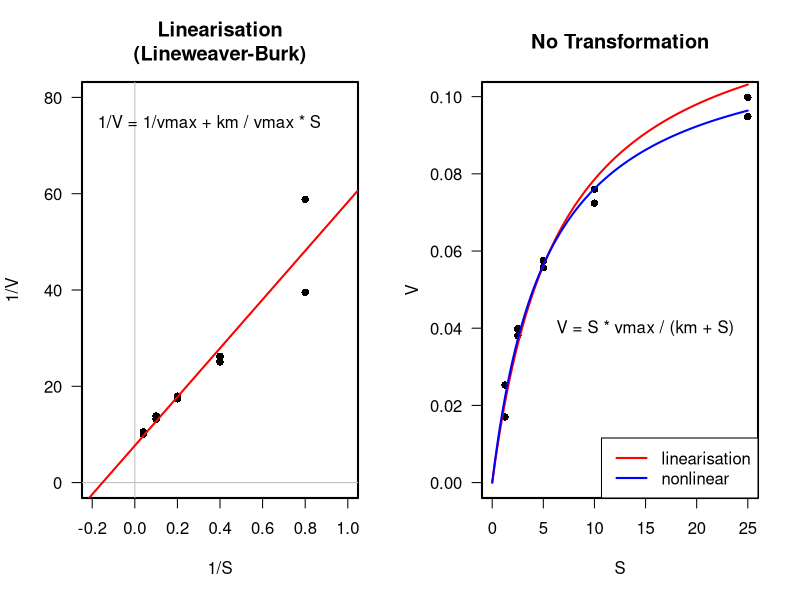
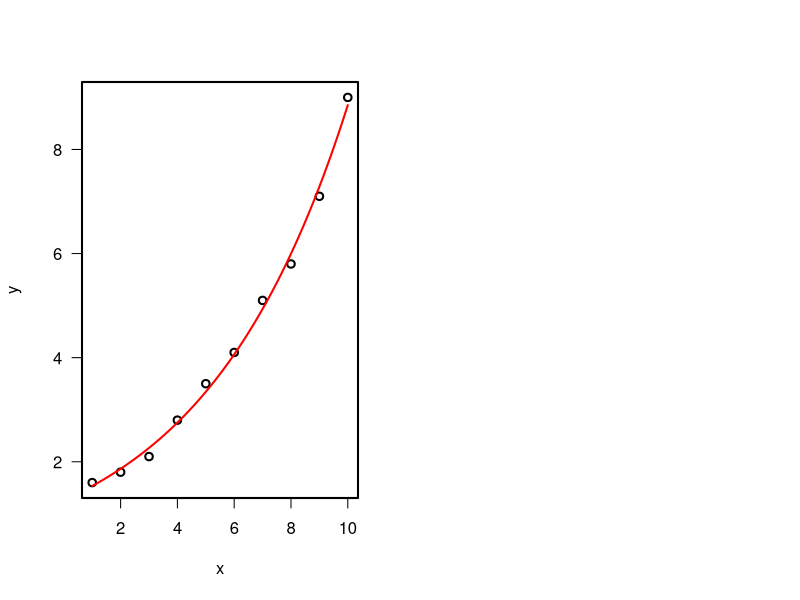

Reproduce these figures in R, in order.
## ---- chunk 1
S <-c(25, 25, 10, 10, 5, 5, 2.5, 2.5, 1.25, 1.25)
V <-c(0.0998, 0.0948, 0.076, 0.0724, 0.0557, 
      0.0575, 0.0399, 0.0381, 0.017, 0.0253)
model_fit<-nls(V ~ SSmicmen(S, Vm, K))

par(mfrow=c(1,2), las=1, lwd=2)
## Lineweaver-Burk
x <- 1/S; y <- 1/V

plot(x, y, xlab="1/S", ylab="1/V", xlim=c(-0.2,1), ylim=c(0, 80), pch=16,
  main="Linearisation\n(Lineweaver-Burk)")
abline(h=0, lwd=1, col="grey")
abline(v=0, lwd=1, col="grey")
m <- lm(y ~ x)
abline(m, col = "red")
Vm_l <- 1/coef(m)[1]
Km_l <- coef(m)[2] * Vm_l
#legend("topleft", c("vmax = 1/intercept", "km = slope * vmax"), 
#        box.lwd=1, bg="white")
text(0.35, 75, "1/V = 1/vmax + km / vmax * S")

## retransformed, both together
plot(S, V, xlim = c(0, max(S)),ylim=c(0, max(V)), pch=16, main="No Transformation")
x1 <-seq(0, 25, length=100)
lines(x1, Vm_l * x1 / (Km_l + x1), col="red")
lines(x1, predict(model_fit, data.frame(S=x1)), col="blue")
legend("bottomright", legend=c("linearisation", "nonlinear"), 
       box.lwd=1, lwd=2, col=c("red", "blue"))
text(15, 0.04, "V = S * vmax / (km + S)")
## ---- chunk 2
# example data
x <- 1:10
y <- c(1.6, 1.8, 2.1, 2.8, 3.5, 
       4.1, 5.1, 5.8, 7.1, 9.0)

# initial parameters for the optimizer
pstart <- c(a = 1, b = 1)

# nonlinear least squares
fit <- nls(y ~ a * exp(b * x), start = pstart)
summary(fit)
## ---- chunk 3

# additional x-values to get a smooth curve
x1 <- seq(1, 10, 0.1)
y1 <- predict(fit, data.frame(x = x1))
plot(x, y)
lines(x1, y1, col = "red")
## ---- chunk 4
summary(fit)
## ---- chunk 5
(Rsquared <- 1 - var(residuals(fit))/var(y))
## ---- chunk 6
(1 - var(residuals(model_fit))/var(V))
## ---- chunk 7

## ---- chunk 8
summary(model_fit, correlation=TRUE)
## ---- chunk 9

